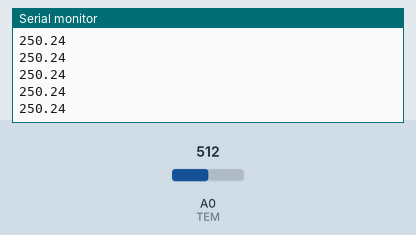
Bench run of a sketch on a simulated Arduino Uno, built with avr-gcc and run on an emulated ATmega328P. Parts: the last lines printed to the serial monitor. The inputs (shaded band) are chosen by the test bench; at power-on: A0 (TEM) = 512.

Above: at 1.2 s.
1.3 s: A0 (TEM) set to 716
At 1.31 s:
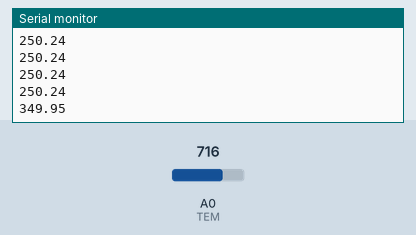
2.8 s: A0 (TEM) set to 900
At 2.82 s:
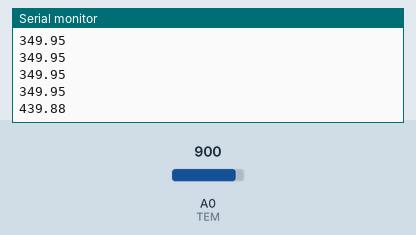
Timing chart, 0 to 5.8 s (numbered marks = the images above; inputs shaded):
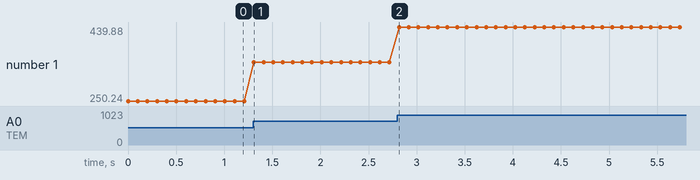

Measured:
- after the input at 1.3 s, the serial monitor: prints a new line at once (image 1)
- after the input at 2.8 s, the serial monitor: prints a new line at once (image 2)
- plotted number 1: 250.24 → 349.95 after the input at 1.3 s, 349.95 → 439.88 after the input at 2.8 s

The sketch:

Temp.ino
```cpp
#define TEM 0

float Temperatura;

void setup() {
  pinMode(TEM, INPUT);
  Serial.begin(9600);
}

void loop() {

  Temperatura = ( 5.0 * analogRead(TEM)) * 100 / 1023 ;
  Serial.println(Temperatura);
  delay(100);
}
```
